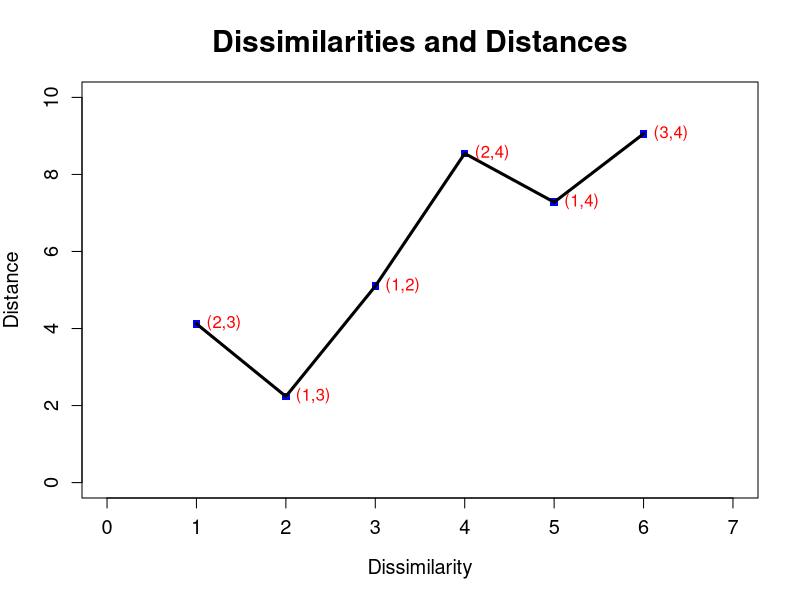

Source code (R):
# −−−−−−−−−−−−−−−−−−−−−−−−−−−−−−−−−−−−−−−−−−−−−−−−−−−−−−
# Name of QuantLet : MVAnmdscar2
# −−−−−−−−−−−−−−−−−−−−−−−−−−−−−−−−−−−−−−−−−−−−−−−−−−−−−−
# Published in : Applied Multivariate Statistical Analysis
# −−−−−−−−−−−−−−−−−−−−−−−−−−−−−−−−−−−−−−−−−−−−−−−−−−−−−−
# Description : Illustrates the PAV algorithm for nonmetric MDS for car marks data.
# −−−−−−−−−−−−−−−−−−−−−−−−−−−−−−−−−−−−−−−−−−−−−−−−−−−−−−
# Keywords : MDS, non-metric-MDS, multi-dimensional, scaling, 
# PAV, violators, plot, graphical representation, scatterplot
# −−−−−−−−−−−−−−−−−−−−−−−−−−−−−−−−−−−−−−−−−−−−−−−−−−−−−−
# See also : MVAMDScity1, MVAMDScity2, MVAMDSnonmstart, MVAMDSpooladj, 
# MVAmdscarm, MVAnmdscar1, MVAnmdscar3, MVAcarrankings, PAVAlgo
# −−−−−−−−−−−−−−−−−−−−−−−−−−−−−−−−−−−−−−−−−−−−−−−−−−−−−−
# Author : Zografia Anastasiadou
# −−−−−−−−−−−−−−−−−−−−−−−−−−−−−−−−−−−−−−−−−−−−−−−−−−−−−−
# Submitted : Tue, January 11 2011 by Zografia Anastasiadou               
# −−−−−−−−−−−−−−−−−−−−−−−−−−−−−−−−−−−−−−−−−−−−−−−−−−−−−−
# Example : Scatterplot of dissimilarities against distances.
# −−−−−−−−−−−−−−−−−−−−−−−−−−−−−−−−−−−−−−−−−−−−−−−−−−−−−−

# clear all variables
rm(list = ls(all = TRUE))
graphics.off()

x = cbind(c(3, 2, 1, 10), c(2, 7, 3, 4))

d = as.matrix(dist(x))

d1 = c(1, 2, 3, d[1, 2])
d2 = c(1, 3, 2, d[1, 3])
d3 = c(1, 4, 5, d[1, 4])
d4 = c(2, 3, 1, d[2, 3])
d5 = c(2, 4, 4, d[2, 4])
d6 = c(3, 4, 6, d[3, 4])
delta = cbind(d1, d2, d3, d4, d5, d6)

f1 = c(1, d[2, 3])
f2 = c(2, d[1, 3])
f3 = c(3, d[1, 2])
f4 = c(4, d[2, 4])
f5 = c(5, d[1, 4])
f6 = c(6, d[3, 4])
fig = rbind(f1, f2, f3, f4, f5, f6)

plot(fig, pch = 15, col = "blue", xlim = c(0, 7), ylim = c(0, 10), xlab = "Dissimilarity", 
    ylab = "Distance", main = "Dissimilarities and Distances", cex.axis = 1.2, cex.lab = 1.2, 
    cex.main = 1.8)
lines(fig, lwd = 3)
text(fig, labels = c("(2,3)", "(1,3)", "(1,2)", "(2,4)", "(1,4)", "(3,4)"), pos = 4, 
    col = "red") 
